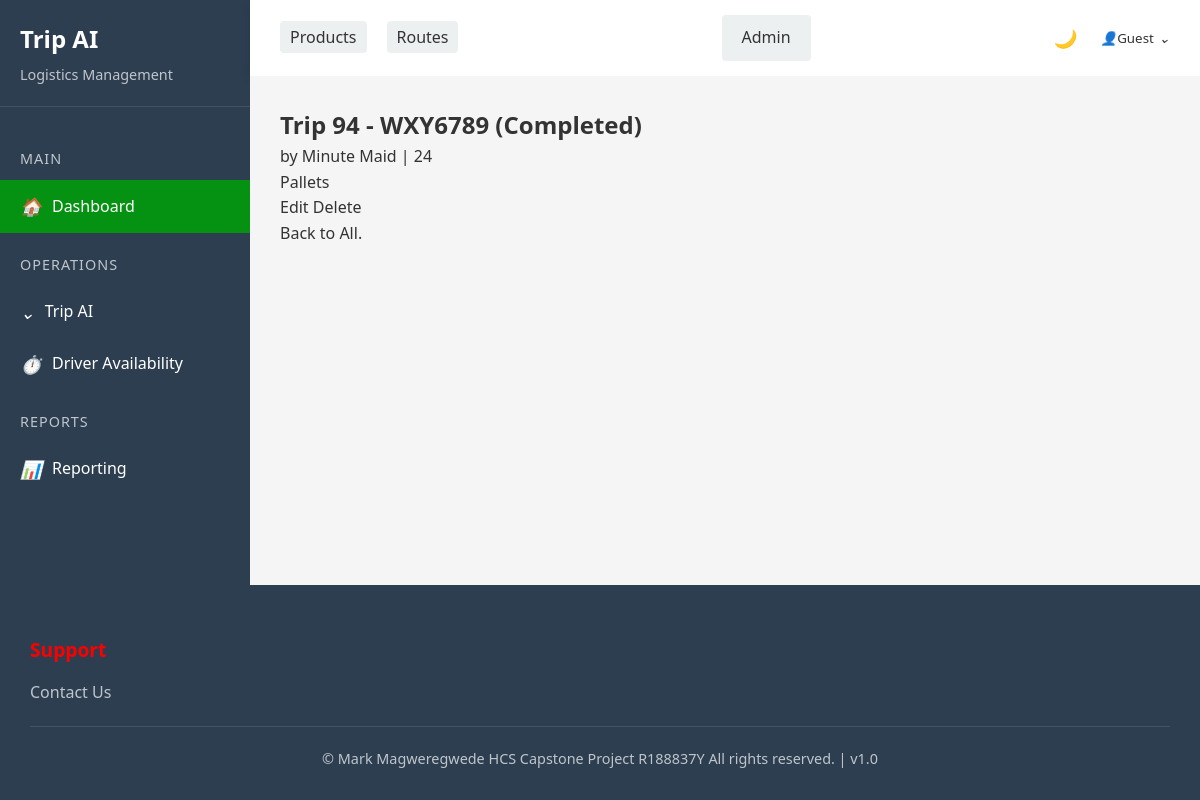
/app/tripproduct/153/, run on the app's committed database.
### triplog/models.py (models this page shows, shortened)
class TripProduct(models.Model):
    trip = models.ForeignKey(Trip, on_delete=models.CASCADE, related_name="trip_products")
    product = models.ForeignKey(Product, on_delete=models.CASCADE)
    quantity = models.IntegerField()
    unit = models.CharField(max_length=50, choices=[("Pallets", "Pallets"), ("Cases", "Cases")])

class Trip(models.Model):
    truck = models.ForeignKey(Truck, on_delete=models.CASCADE, related_name="trips")
    driver = models.ForeignKey(Driver, on_delete=models.CASCADE, related_name="trips")
    departure_time = models.DateTimeField()
    arrival_time = models.DateTimeField(null=True, blank=True)
    status = models.CharField(max_length=20, choices=[("Ongoing", "Ongoing"), ("Completed", "Completed")], default="Ongoing")
    clerk = models.ForeignKey("auth.User",on_delete=models.CASCADE)
    def __str__(self):
        return f"Trip {self.id} - {self.truck.plate_number} ({self.status})"

class Truck(models.Model):
    plate_number = models.CharField(max_length=7, unique=True)
    capacity_kg = models.FloatField()
    truck_company = models.ForeignKey(TruckCompany, on_delete=models.CASCADE, related_name="trucks")
    status = models.CharField(max_length=50, choices=[("Active", "Active"),("In Use", "In Use"),("Maintenance", "Maintenance")])

class Product(models.Model):
    name = models.CharField(max_length=255)
    category = models.CharField(max_length=20, choices=[("Water", "Water"), ("Cordial", "Cordial"),("Juice","Juice")])
    description = models.TextField()
    def __str__(self):
        return self.name

### triplog/views.py (the view)
# urls.py: path("tripproduct/<int:pk>/", TripProductDetailView.as_view(), name="tripproduct_detail"),
class TripProductDetailView(DetailView):
    model = TripProduct
    template_name = "tripProduct/tripproduct_detail.html"

### templates/tripProduct/tripproduct_detail.html
{% extends "base.html" %}
{% block content %}
<div class="tripproduct-entry">
    <h2>{{ object.trip }}</h2>
    <p>by {{ object.product }} | {{ object.quantity }}</p>
    <p>{{ object.unit }}</p>
</div>
<div>
    <p><a href="{% url 'tripproduct_edit' tripproduct.pk %}">Edit</a>
        <a href="{% url 'tripproduct_delete' tripproduct.pk %}">Delete</a>
    </p>
    <p>Back to <a href="{% url 'tripproduct_list' %}">All</a>.</p>
</div>
{% endblock content %}

### static/css/style.css (style rules this page uses)
:root { --primary-color: rgb(5, 146, 18); --secondary-color: rgb(6, 208, 1); --accent-color: rgb(155, 236, 0); --highlight-color: rgb(252, 0, 0); --dark-color: #2c3e50; --light-color: #ecf0f1; --text-color: #333; --bg-color: #f5f5f5; --card-bg: white; --footer-bg: var(--dark-color); --footer-text: white; }
* { margin: 0; padding: 0; box-sizing: border-box; font-family: 'Segoe UI', Tahoma, Geneva, Verdana, sans-serif; }
body { background-color: var(--bg-color); color: var(--text-color); line-height: 1.6; display: flex; flex-direction: column; min-height: 100vh; transition: background-color 0.3s, color 0.3s; }
a { text-decoration: none; color: inherit; }

### data on the page
TripProduct: trip "Trip 94 - WXY6789 (Completed)", product "Minute Maid", quantity "24", unit "Pallets"
